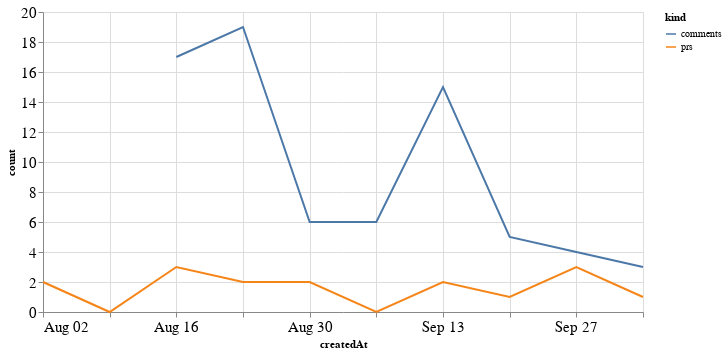

Notebook code cell kept with this figure:
### Code cell
alt.Chart(total_time, width=600).mark_line().encode(
    x='createdAt',
    y='count',
    color='kind'
)

### Figure 1 — Vega-Lite specification as saved in the notebook (floating-point values rounded to 4 significant figures)
{"config": {"axisLeft": {"labelFontSize": 15}, "axisBottom": {"labelFontSize": 15}}, "data": {"name": "data-5c90dcc7f858fb85ce23b7a534b2f912"}, "mark": "line", "encoding": {"color": {"type": "nominal", "field": "kind"}, "x": {"type": "temporal", "field": "createdAt"}, "y": {"type": "quantitative", "field": "count"}}, "width": 600, "$schema": "https://vega.github.io/schema/vega-lite/v4.8.1.json", "datasets": {"data-5c90dcc7f858fb85ce23b7a534b2f912": [{"createdAt": "2020-08-02T00:00:00", "kind": "prs", "count": 2.0}, {"createdAt": "2020-08-09T00:00:00", "kind": "prs", "count": 0.0}, {"createdAt": "2020-08-16T00:00:00", "kind": "prs", "count": 3.0}, {"createdAt": "2020-08-23T00:00:00", "kind": "prs", "count": 2.0}, {"createdAt": "2020-08-30T00:00:00", "kind": "prs", "count": 2.0}, {"createdAt": "2020-09-06T00:00:00", "kind": "prs", "count": 0.0}, {"createdAt": "2020-09-13T00:00:00", "kind": "prs", "count": 2.0}, {"createdAt": "2020-09-20T00:00:00", "kind": "prs", "count": 1.0}, {"createdAt": "2020-09-27T00:00:00", "kind": "prs", "count": 3.0}, {"createdAt": "2020-10-04T00:00:00", "kind": "prs", "count": 1.0}, {"createdAt": "2020-08-02T00:00:00", "kind": "comments", "count": null}, {"createdAt": "2020-08-09T00:00:00", "kind": "comments", "count": null}, {"createdAt": "2020-08-16T00:00:00", "kind": "comments", "count": 17.0}, {"createdAt": "2020-08-23T00:00:00", "kind": "comments", "count": 19.0}, {"createdAt": "2020-08-30T00:00:00", "kind": "comments", "count": 6.0}, {"createdAt": "2020-09-06T00:00:00", "kind": "comments", "count": 6.0}, {"createdAt": "2020-09-13T00:00:00", "kind": "comments", "count": 15.0}, {"createdAt": "2020-09-20T00:00:00", "kind": "comments", "count": 5.0}, {"createdAt": "2020-09-27T00:00:00", "kind": "comments", "count": 4.0}, {"createdAt": "2020-10-04T00:00:00", "kind": "comments", "count": 3.0}]}}
